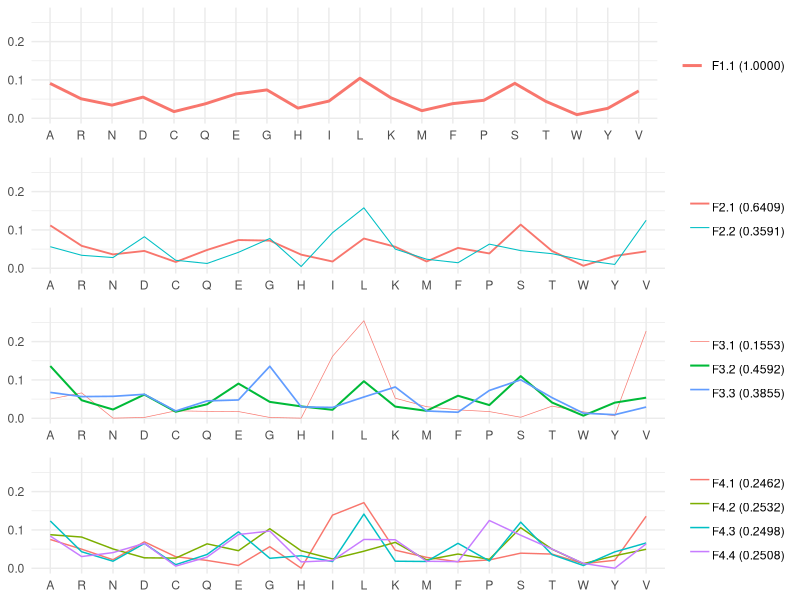
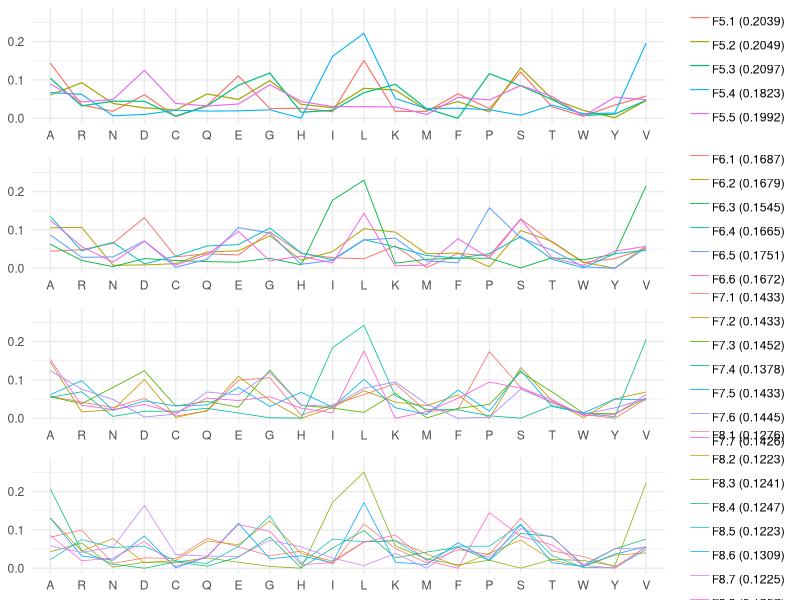

The R script that drew these images, in order:

# Input the data
F1.1 <- c(0.0910, 0.0509, 0.0343, 0.0552, 0.0174, 0.0375, 0.0634, 0.0740, 0.0266, 0.0448, 0.1045, 0.0535, 0.0198, 0.0383, 0.0469, 0.0911, 0.0442, 0.0095, 0.0259, 0.0714)
F2.1 <- c(0.111833, 0.0585401, 0.0361442, 0.0452503, 0.0164269, 0.0477722, 0.0736901, 0.0721632, 0.0355883, 0.0175871, 0.0776253, 0.0560464, 0.0177362, 0.0531232, 0.0386578, 0.113922, 0.0450682, 0.00652121, 0.0321773, 0.0441275)
F2.2 <- c(0.0562835, 0.0338915, 0.0279955, 0.0822954, 0.0208579, 0.0125582, 0.041598, 0.077748, 0.00465734, 0.0927915, 0.157652, 0.0500447, 0.0236334, 0.0144617, 0.0629659, 0.0460958, 0.0380497, 0.0212004, 0.0100036, 0.125215)
F3.1 <- c(0.0500968, 0.0661559, 0.000319176, 0.00216425, 0.0194053, 0.0181023, 0.0175704, 0.00208128, 0.000319176, 0.161733, 0.254591, 0.0523533, 0.0302065, 0.0219111, 0.0174585, 0.0027038, 0.0316781, 0.0167941, 0.00681486, 0.227542)
F3.2 <- c(0.136317, 0.047063, 0.0228457, 0.0617859, 0.0169848, 0.0365414, 0.0905201, 0.0427377, 0.0310131, 0.0220896, 0.0966618, 0.0304369, 0.0194049, 0.058794, 0.0344229, 0.110029, 0.0410663, 0.00674639, 0.0407815, 0.0537583)
F3.3 <- c(0.06748, 0.0565291, 0.0572676, 0.0625252, 0.0190248, 0.04535, 0.0477915, 0.135642, 0.0295822, 0.0282982, 0.0554757, 0.0816654, 0.0189998, 0.0157359, 0.0725652, 0.100411, 0.0537587, 0.0132793, 0.00934731, 0.0292711)
F4.1 <- c(0.0750844, 0.0498573, 0.022275, 0.0690164, 0.0301604, 0.0204666, 0.00740124, 0.0563608, 0.000190378, 0.138714, 0.171243, 0.0471392, 0.0284387, 0.0169531, 0.0217422, 0.0394125, 0.0370724, 0.0119705, 0.0207808, 0.135721)
F4.2 <- c(0.0875259, 0.0814659, 0.0503852, 0.0272808, 0.0265183, 0.0637486, 0.0458491, 0.103211, 0.0455511, 0.0243457, 0.0445635, 0.0675886, 0.0217247, 0.037134, 0.0232645, 0.105883, 0.0497492, 0.0119737, 0.0326566, 0.0495806)
F4.3 <- c(0.123465, 0.0431354, 0.0184182, 0.0647664, 0.00941364, 0.0360041, 0.0950604, 0.0260568, 0.032645, 0.0175506, 0.14137, 0.018433, 0.017703, 0.0651051, 0.018891, 0.120321, 0.0355932, 0.00720437, 0.0428244, 0.0660402)
F4.4 <- c(0.0840377, 0.0305739, 0.0408393, 0.0650042, 0.00564295, 0.0291985, 0.0880534, 0.0971233, 0.0166364, 0.0201273, 0.0752181, 0.0744412, 0.0182417, 0.0173594, 0.124656, 0.0861796, 0.0501723, 0.0126867, 8.93795e-005, 0.063719)
F5.1 <- c(0.143881, 0.0346053, 0.0182868, 0.0613595, 0.00473967, 0.0334946, 0.110895, 0.0252871, 0.0260651, 0.0173215, 0.150758, 0.0180763, 0.0178026, 0.0638737, 0.0252902, 0.1206, 0.029897, 0.00539726, 0.0343858, 0.0579829)
F5.2 <- c(0.0607215, 0.0928216, 0.0386315, 0.0273039, 0.0215929, 0.0633809, 0.0492109, 0.0982969, 0.0364318, 0.0274266, 0.0781391, 0.0737106, 0.0213992, 0.0435333, 0.0166337, 0.131398, 0.0508906, 0.0206413, 0.00137305, 0.0464628)
F5.3 <- c(0.104394, 0.0324212, 0.0446892, 0.0442816, 0.00543919, 0.0321524, 0.0861442, 0.118019, 0.0156122, 0.020909, 0.0668286, 0.0887116, 0.0247464, 6.57858e-005, 0.116537, 0.084656, 0.0490226, 0.00754791, 0.0109229, 0.0468989)
F5.4 <- c(0.0670671, 0.0624311, 0.00647171, 0.00992869, 0.0210759, 0.0187415, 0.0193588, 0.0221193, 0.000275171, 0.161579, 0.221618, 0.0514548, 0.0253512, 0.0261882, 0.0222543, 0.00784342, 0.0344464, 0.0120673, 0.0135581, 0.19617)
F5.5 <- c(0.0898421, 0.0426153, 0.0490051, 0.124841, 0.0387457, 0.0321599, 0.037151, 0.0876047, 0.0438731, 0.0305962, 0.030216, 0.029778, 0.00965078, 0.0545939, 0.0476735, 0.0859888, 0.0566263, 0.0057372, 0.0549875, 0.0483145)
F6.1 <- c(0.0447364, 0.0483921, 0.0654305, 0.132348, 0.0299156, 0.0376273, 0.0348806, 0.095282, 0.0387471, 0.0275882, 0.0247729, 0.0582983, 0.00201559, 0.0388068, 0.0324284, 0.128659, 0.0680638, 0.0150958, 0.0252022, 0.0517085)
F6.2 <- c(0.10555, 0.106768, 0.00797577, 0.00871086, 0.0119833, 0.0425989, 0.0453986, 0.0849799, 0.0208738, 0.0436755, 0.103213, 0.0944543, 0.0379581, 0.0398065, 0.00359614, 0.0984917, 0.0698759, 0.0153253, 8.23142e-005, 0.0586821)
F6.3 <- c(0.0626138, 0.020506, 0.00426682, 0.0252565, 0.0203636, 0.0172859, 0.0158249, 0.026261, 0.00902701, 0.177559, 0.229721, 0.0132141, 0.0234351, 0.0261985, 0.0263082, 0.00101343, 0.0272463, 0.0222099, 0.0368745, 0.214815)
F6.4 <- c(0.135394, 0.0456785, 0.0676246, 0.0116961, 0.0315671, 0.0582098, 0.0617962, 0.105185, 0.0399064, 0.0223078, 0.0746999, 0.0556639, 0.0333637, 0.0264103, 0.0379619, 0.0827239, 0.0235113, 0.0011937, 0.0383694, 0.0467365)
F6.5 <- c(0.0868965, 0.0286232, 0.0295088, 0.071412, 0.00243473, 0.0235711, 0.106378, 0.0918325, 0.0104235, 0.02065, 0.0738145, 0.078766, 0.0193554, 0.0143724, 0.157824, 0.0793546, 0.0471239, 0.00382745, 7.54042e-005, 0.0537559)
F6.6 <- c(0.125682, 0.0565661, 0.0159962, 0.0703122, 0.00852984, 0.0358802, 0.0964154, 0.0192819, 0.0317546, 0.013918, 0.142895, 0.00632368, 0.00830653, 0.0772216, 0.0262801, 0.128036, 0.0269427, 0.00769374, 0.0445758, 0.057388)
F7.1 <- c(0.0576435, 0.042277, 0.0280647, 0.0518481, 0.00571847, 0.0187935, 0.0993615, 0.105841, 0.00789338, 0.0349332, 0.0614669, 0.0904613, 0.017325, 0.0236904, 0.173815, 0.0808597, 0.0396404, 0.00995435, 7.06159e-005, 0.0503424)
F7.2 <- c(0.146864, 0.0168008, 0.0221099, 0.10084, 0.00212029, 0.0204462, 0.109527, 0.0467566, 9.66122e-005, 0.0276205, 0.0717892, 0.0423151, 0.0328043, 0.0610399, 9.66122e-005, 0.132294, 0.0458297, 0.00147654, 0.0502984, 0.0688752)
F7.3 <- c(0.0560409, 0.0380319, 0.0804914, 0.123779, 0.0321173, 0.0441612, 0.0287326, 0.125739, 0.0335132, 0.0265421, 0.0155149, 0.0655809, 0.000809493, 0.0259065, 0.0361337, 0.120222, 0.0688926, 0.0131196, 0.0117995, 0.0528716)
F7.4 <- c(0.0547522, 0.0691438, 0.0048756, 0.0183247, 0.0184315, 0.0259404, 0.0137261, 0.00140089, 0.000288006, 0.184199, 0.242513, 0.0585336, 0.0231457, 0.0219701, 0.00646358, 0.000288006, 0.0330585, 0.0137135, 0.0039102, 0.205321)
F7.5 <- c(0.061471, 0.0981959, 0.0204761, 0.0454412, 0.0323164, 0.0348272, 0.0803088, 0.0308945, 0.0678038, 0.028992, 0.101388, 0.0275439, 0.0101284, 0.0736355, 0.0184527, 0.125152, 0.03092, 0.0140912, 0.0499757, 0.0479864)
F7.6 <- c(0.1242, 0.0760588, 0.0489808, 0.00338429, 0.0109918, 0.068617, 0.0610741, 0.119752, 0.0342518, 0.0311028, 0.0784744, 0.0948355, 0.0370488, 7.22449e-005, 0.00299866, 0.0756581, 0.0428744, 0.0110418, 0.0270796, 0.0515037)
F7.7 <- c(0.15336, 0.033995, 0.0227142, 0.0360928, 0.0134893, 0.0527458, 0.0462861, 0.0560951, 0.0264938, 0.0139747, 0.175487, 8.70203e-005, 0.0170629, 0.0521138, 0.0944652, 0.0789056, 0.0479735, 0.0069217, 0.00969955, 0.0620371)
F8.1 <- c(0.0811378, 0.0997033, 0.0128704, 0.0271265, 0.0254703, 0.0779844, 0.0561354, 0.0322782, 0.0451639, 0.0105928, 0.115345, 0.0518907, 0.0142644, 0.0486127, 0.0358417, 0.130738, 0.0451412, 0.030558, 0.00335452, 0.0557906)
F8.2 <- c(0.131507, 0.0448557, 0.0775124, 0.0148096, 0.0203813, 0.0709775, 0.0615269, 0.123965, 0.0385015, 0.018815, 0.0691815, 0.0722386, 0.0378931, 0.00510669, 0.0391112, 0.0735393, 0.0209167, 0.00457269, 0.0343919, 0.0401967)
F8.3 <- c(0.0429145, 0.0659815, 0.00296994, 0.0159413, 0.0160083, 0.0268098, 0.0158725, 0.0047535, 0.000312427, 0.171864, 0.25091, 0.0582562, 0.0245191, 0.00873867, 0.0210525, 0.000312427, 0.0231426, 0.0205333, 0.00637827, 0.22273)
F8.4 <- c(0.207189, 0.0452386, 0.0108784, 0.000107188, 0.0167427, 0.00546062, 0.0292653, 0.0815291, 0.00120782, 0.0525783, 0.0985361, 0.0271672, 0.0423093, 0.0546842, 0.0207157, 0.0907483, 0.0827801, 0.00600925, 0.050438, 0.0764149)
F8.5 <- c(0.0224708, 0.0748061, 0.0540375, 0.057992, 0.0190974, 0.0126703, 0.0567849, 0.136786, 0.012372, 0.0761474, 0.0687827, 0.0719309, 0.0218068, 0.0574544, 0.0576011, 0.114416, 0.0330785, 0.00160633, 0.00119161, 0.0489666)
F8.6 <- c(0.130722, 0.0321876, 0.0210791, 0.084324, 0.000857866, 0.0297848, 0.117547, 0.0248797, 0.0325682, 0.0146122, 0.171381, 0.0160961, 0.00931093, 0.0668514, 0.0209997, 0.114074, 0.014309, 0.00515969, 0.0369029, 0.0563525)
F8.7 <- c(0.0583331, 0.0415012, 0.0554723, 0.16417, 0.0356191, 0.0316507, 0.0308299, 0.0730256, 0.0558693, 0.0265859, 0.00693724, 0.0388515, 7.45772e-005, 0.055051, 0.0276918, 0.103492, 0.0810163, 0.00952801, 0.0511338, 0.0531664)
F8.8 <- c(0.085612, 0.0196409, 0.026501, 0.0700168, 0.00487021, 0.030743, 0.114221, 0.0963927, 0.00963266, 0.0147949, 0.0678323, 0.0866532, 0.0199873, 7.80548e-005, 0.145315, 0.083399, 0.0608859, 0.00770014, 7.80548e-005, 0.0556456)

# Set frequency vectors and weights
profile_matrix <- data.frame(
  F1.1,
  F2.1, F2.2,
  F3.1, F3.2, F3.3,
  F4.1, F4.2, F4.3, F4.4,
  F5.1, F5.2, F5.3, F5.4, F5.5,
  F6.1, F6.2, F6.3, F6.4, F6.5, F6.6,
  F7.1, F7.2, F7.3, F7.4, F7.5, F7.6, F7.7,
  F8.1, F8.2, F8.3, F8.4, F8.5, F8.6, F8.7, F8.8
)

# Transpose the matrix, turning each column into a row
transposed_matrix <- t(profile_matrix)

# Rename the column names to A, R, N, D, C, Q, E, G, H, T, L, K, M, F, P, S, T, W, Y, V
colnames(transposed_matrix) <- c("A", "R", "N", "D", "C", "Q", "E", "G", "H", "I", "L", "K", "M", "F", "P", "S", "T", "W", "Y", "V")

# Convert the transposed data to a data frame
data <- as.data.frame(transposed_matrix)

# Define weights
weights <- c(1.0000, 0.6409, 0.3591, 0.1553, 0.4592, 0.3855,
             0.2462, 0.2532, 0.2498, 0.2508, 0.2039, 0.2049,
             0.2097, 0.1823, 0.1992, 0.1687, 0.1679, 0.1545,
             0.1665, 0.1751, 0.1672, 0.1433, 0.1433, 0.1452,
             0.1378, 0.1433, 0.1445, 0.1426,
             0.1276, 0.1223, 0.1241, 0.1247, 0.1223, 0.1309,
             0.1225, 0.1257)

library(ggplot2)
library(gridExtra)
library(reshape2)

# F1
F1_data <- data[1, , drop = FALSE]
F1_data$Profile <- rownames(F1_data)
F1_data_long <- melt(F1_data, id.vars = "Profile")
F1_data_long$Profile <- factor(F1_data_long$Profile,
                               levels = "F1.1",
                               labels = paste("F1.1 (", formatC(weights[1], format = "f", digits = 4), ")", sep = ""))
p1 <- ggplot(F1_data_long, aes(x = variable, y = value, group = Profile, color = Profile)) +
  geom_line(aes(size = Profile)) +
  scale_size_manual(values = weights[1]) +
  ylim(0, 0.275) +
  theme_minimal() +
  theme(axis.title.x = element_blank(),
        axis.title.y = element_blank(),
        legend.title = element_blank())

# F2
F2_data <- data[2:3, ]
F2_data$Profile <- rownames(F2_data)
F2_data_long <- melt(F2_data, id.vars = "Profile")
F2_data_long$Profile <- factor(F2_data_long$Profile,
                               levels = c("F2.1", "F2.2"),
                               labels = c(paste("F2.1 (", formatC(weights[2], format = "f", digits = 4), ")", sep = ""),
                                          paste("F2.2 (", formatC(weights[3], format = "f", digits = 4), ")", sep = "")))
p2 <- ggplot(F2_data_long, aes(x = variable, y = value, group = Profile, color = Profile)) +
  geom_line(aes(size = Profile)) +
  scale_size_manual(values = c(weights[2], weights[3])) +
  ylim(0, 0.275) +
  theme_minimal() +
  theme(axis.title.x = element_blank(),
        axis.title.y = element_blank(),
        legend.title = element_blank(),
        legend.text = element_text(margin = margin(b = -5)))

# F3
F3_data <- data[4:6, ]
F3_data$Profile <- rownames(F3_data)
F3_data_long <- melt(F3_data, id.vars = "Profile")
F3_data_long$Profile <- factor(F3_data_long$Profile,
                               levels = c("F3.1", "F3.2", "F3.3"),
                               labels = c(paste("F3.1 (", formatC(weights[4], format = "f", digits = 4), ")", sep = ""),
                                          paste("F3.2 (", formatC(weights[5], format = "f", digits = 4), ")", sep = ""),
                                          paste("F3.3 (", formatC(weights[6], format = "f", digits = 4), ")", sep = "")))
p3 <- ggplot(F3_data_long, aes(x = variable, y = value, group = Profile, color = Profile)) +
  geom_line(aes(size = Profile)) +
  scale_size_manual(values = c(weights[4] * 1.5, weights[5] * 1.5, weights[6] * 1.5)) +
  ylim(0, 0.275) +
  theme_minimal() +
  theme(axis.title.x = element_blank(),
        axis.title.y = element_blank(),
        legend.title = element_blank(),
        legend.text = element_text(margin = margin(b = -5)))

# F4
F4_data <- data[7:10, ]
F4_data$Profile <- rownames(F4_data)
F4_data_long <- melt(F4_data, id.vars = "Profile")
F4_data_long$Profile <- factor(F4_data_long$Profile,
                               levels = c("F4.1", "F4.2", "F4.3", "F4.4"),
                               labels = c(paste("F4.1 (", formatC(weights[7], format = "f", digits = 4), ")", sep = ""),
                                          paste("F4.2 (", formatC(weights[8], format = "f", digits = 4), ")", sep = ""),
                                          paste("F4.3 (", formatC(weights[9], format = "f", digits = 4), ")", sep = ""),
                                          paste("F4.4 (", formatC(weights[10], format = "f", digits = 4), ")", sep = "")))
p4 <- ggplot(F4_data_long, aes(x = variable, y = value, group = Profile, color = Profile)) +
  geom_line(aes(size = Profile)) +
  scale_size_manual(values = c(weights[7] * 2, weights[8] * 2, weights[9] * 2, weights[10] * 2)) +
  ylim(0, 0.275) +
  theme_minimal() +
  theme(axis.title.x = element_blank(),
        axis.title.y = element_blank(),
        legend.title = element_blank(),
        legend.text = element_text(margin = margin(b = -5)))

# F5
F5_data <- data[11:15, ]
F5_data$Profile <- rownames(F5_data)
F5_data_long <- melt(F5_data, id.vars = "Profile")
F5_data_long$Profile <- factor(F5_data_long$Profile,
                               levels = c("F5.1", "F5.2", "F5.3", "F5.4", "F5.5"),
                               labels = c(paste("F5.1 (", formatC(weights[11], format = "f", digits = 4), ")", sep = ""),
                                          paste("F5.2 (", formatC(weights[12], format = "f", digits = 4), ")", sep = ""),
                                          paste("F5.3 (", formatC(weights[13], format = "f", digits = 4), ")", sep = ""),
                                          paste("F5.4 (", formatC(weights[14], format = "f", digits = 4), ")", sep = ""),
                                          paste("F5.5 (", formatC(weights[15], format = "f", digits = 4), ")", sep = "")))
p5 <- ggplot(F5_data_long, aes(x = variable, y = value, group = Profile, color = Profile)) +
  geom_line(aes(size = Profile)) +
  scale_size_manual(values = c(weights[11] * 2, weights[12] * 2, weights[13] * 2, weights[14] * 2, weights[15] * 2)) +
  ylim(0, 0.275) +
  theme_minimal() +
  theme(axis.title.x = element_blank(),
        axis.title.y = element_blank(),
        legend.title = element_blank(),
        legend.text = element_text(margin = margin(b = -5)))

# F6
F6_data <- data[16:21, ]
F6_data$Profile <- rownames(F6_data)
F6_data_long <- melt(F6_data, id.vars = "Profile")
F6_data_long$Profile <- factor(F6_data_long$Profile,
                               levels = c("F6.1", "F6.2", "F6.3", "F6.4", "F6.5", "F6.6"),
                               labels = c(paste("F6.1 (", formatC(weights[16], format = "f", digits = 4), ")", sep = ""),
                                          paste("F6.2 (", formatC(weights[17], format = "f", digits = 4), ")", sep = ""),
                                          paste("F6.3 (", formatC(weights[18], format = "f", digits = 4), ")", sep = ""),
                                          paste("F6.4 (", formatC(weights[19], format = "f", digits = 4), ")", sep = ""),
                                          paste("F6.5 (", formatC(weights[20], format = "f", digits = 4), ")", sep = ""),
                                          paste("F6.6 (", formatC(weights[21], format = "f", digits = 4), ")", sep = "")))
p6 <- ggplot(F6_data_long, aes(x = variable, y = value, group = Profile, color = Profile)) +
  geom_line(aes(size = Profile)) +
  scale_size_manual(values = c(weights[16] * 2, weights[17] * 2, weights[18] * 2, weights[19] * 2, weights[20] * 2, weights[21] * 2)) +
  ylim(0, 0.275) +
  theme_minimal() +
  theme(axis.title.x = element_blank(),
        axis.title.y = element_blank(),
        legend.title = element_blank(),
        legend.text = element_text(margin = margin(b = -5)))

# F7
F7_data <- data[22:28, ]
F7_data$Profile <- rownames(F7_data)
F7_data_long <- melt(F7_data, id.vars = "Profile")
F7_data_long$Profile <- factor(F7_data_long$Profile,
                               levels = c("F7.1", "F7.2", "F7.3", "F7.4", "F7.5", "F7.6", "F7.7"),
                               labels = c(paste("F7.1 (", formatC(weights[22], format = "f", digits = 4), ")", sep = ""),
                                          paste("F7.2 (", formatC(weights[23], format = "f", digits = 4), ")", sep = ""),
                                          paste("F7.3 (", formatC(weights[24], format = "f", digits = 4), ")", sep = ""),
                                          paste("F7.4 (", formatC(weights[25], format = "f", digits = 4), ")", sep = ""),
                                          paste("F7.5 (", formatC(weights[26], format = "f", digits = 4), ")", sep = ""),
                                          paste("F7.6 (", formatC(weights[27], format = "f", digits = 4), ")", sep = ""),
                                          paste("F7.7 (", formatC(weights[28], format = "f", digits = 4), ")", sep = "")))
p7 <- ggplot(F7_data_long, aes(x = variable, y = value, group = Profile, color = Profile)) +
  geom_line(aes(size = Profile)) +
  scale_size_manual(values = c(weights[22] * 2, weights[23] * 2, weights[24] * 2, weights[25] * 2, weights[26] * 2, weights[27] * 2, weights[28] * 2)) +
  ylim(0, 0.275) +
  theme_minimal() +
  theme(axis.title.x = element_blank(),
        axis.title.y = element_blank(),
        legend.title = element_blank(),
        legend.text = element_text(margin = margin(b = -5)))

# F8
F8_data <- data[29:36, ]
F8_data$Profile <- rownames(F8_data)
F8_data_long <- melt(F8_data, id.vars = "Profile")
F8_data_long$Profile <- factor(F8_data_long$Profile,
                               levels = c("F8.1", "F8.2", "F8.3", "F8.4", "F8.5", "F8.6", "F8.7", "F8.8"),
                               labels = c(paste("F8.1 (", formatC(weights[29], format = "f", digits = 4), ")", sep = ""),
                                          paste("F8.2 (", formatC(weights[30], format = "f", digits = 4), ")", sep = ""),
                                          paste("F8.3 (", formatC(weights[31], format = "f", digits = 4), ")", sep = ""),
                                          paste("F8.4 (", formatC(weights[32], format = "f", digits = 4), ")", sep = ""),
                                          paste("F8.5 (", formatC(weights[33], format = "f", digits = 4), ")", sep = ""),
                                          paste("F8.6 (", formatC(weights[34], format = "f", digits = 4), ")", sep = ""),
                                          paste("F8.7 (", formatC(weights[35], format = "f", digits = 4), ")", sep = ""),
                                          paste("F8.8 (", formatC(weights[36], format = "f", digits = 4), ")", sep = "")))
p8 <- ggplot(F8_data_long, aes(x = variable, y = value, group = Profile, color = Profile)) +
  geom_line(aes(size = Profile)) +
  scale_size_manual(values = c(weights[29] * 2, weights[30] * 2, weights[31] * 2, weights[32] * 2, weights[33] * 2, weights[34] * 2, weights[35] * 2, weights[36] * 2)) +
  ylim(0, 0.275) +
  theme_minimal() +
  theme(axis.title.x = element_blank(),
        axis.title.y = element_blank(),
        legend.title = element_blank(),
        legend.text = element_text(margin = margin(b = -5)))

# Combine the plots together
grid.arrange(p1, p2, p3, p4, ncol = 1)
grid.arrange(p5, p6, p7, p8, ncol = 1)
